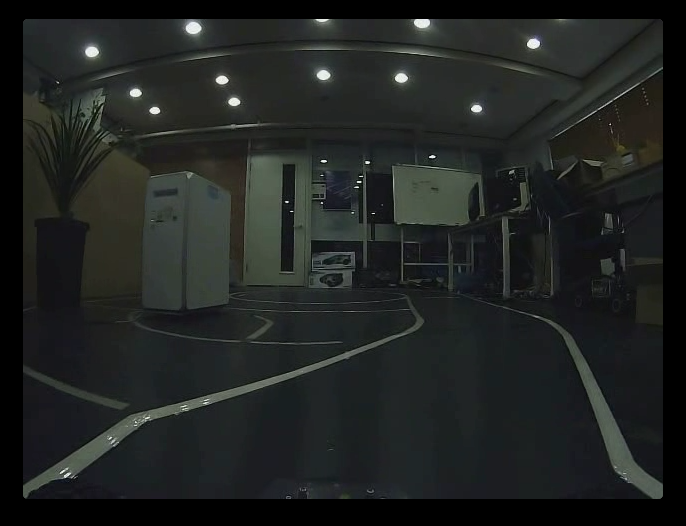
#> input picture src/study/ex_codes/opencv_ex/sample.png, 686 x 526 px
$ python nonzero.py
#> lines starting #> are read from the running program, lines starting #| are printed output that depends on the picture; after the words box and inside, x2 and y2 are one past the last pixel; in counts of white or black regions, pixels touching at a corner belong together
import cv2
import numpy as np

image = cv2.imread('sample.png')
#> image is the input picture: shape (526, 686, 3); mean B, G, R 34, 35.5, 32.5
hsv = cv2.cvtColor(image, cv2.COLOR_BGR2HSV)
#> hsv: shape (526, 686, 3); mean H, S, V 66.6, 32.7, 36.5

upper_white = np.array([255, 255, 255])
lower_white = np.array([0, 0, 70])

img = cv2.inRange(hsv, lower_white, upper_white)
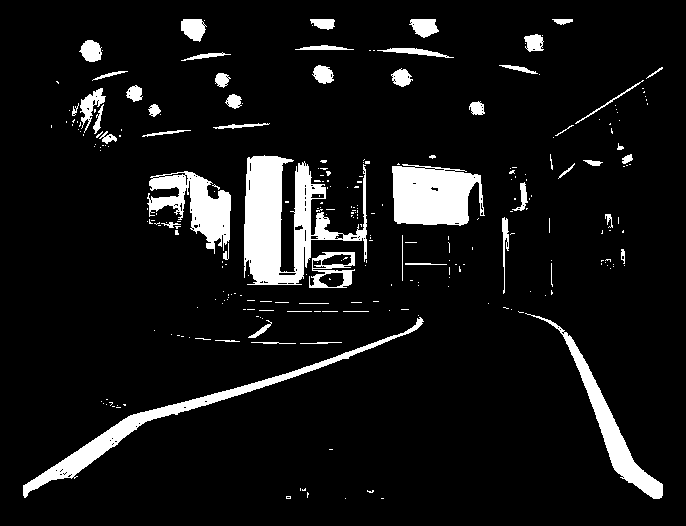
#> img: shape (526, 686); 8.3% white; 272 white regions (218 under 20 px), largest, box (x1, y1, x2, y2) and area: (244, 155, 367, 285) 7387, (392, 164, 485, 226) 4452, (23, 317, 424, 498) 4110

xx= 20
while True:
    area = img[430:450, xx:xx+15]
    if cv2.countNonZero(area) > 200:
        image = cv2.rectangle(image,(xx,430),(xx+15,450),(0,255,0),3)
    else:
	    image = cv2.rectangle(image,(xx,430),(xx+15,450),(255,0,0),3)
    xx = xx+20
    if xx > 640:
        break
#> this loop made 32 passes
#> pass 1, `image = cv2.rectangle(image,(xx,430),(xx+15,450),(255,0,0),3)`:
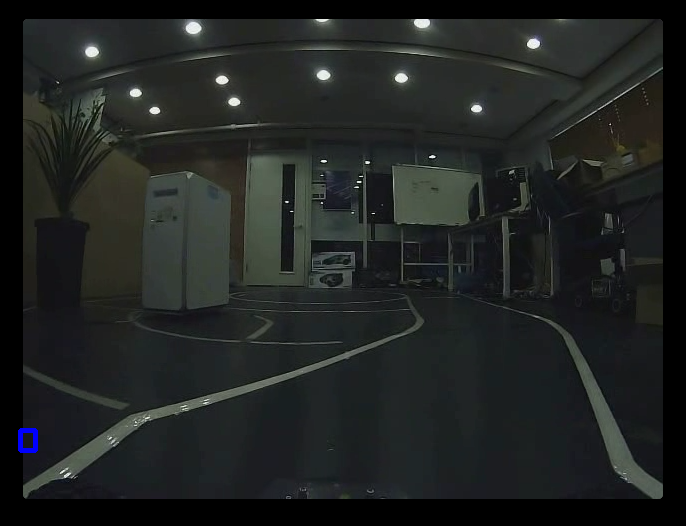
#> image: shape (526, 686, 3); 0.09% of pixels changed, all inside (x1, y1, x2, y2) = (18, 428, 38, 453)
#> pass 2, `image = cv2.rectangle(image,(xx,430),(xx+15,450),(255,0,0),3)`:
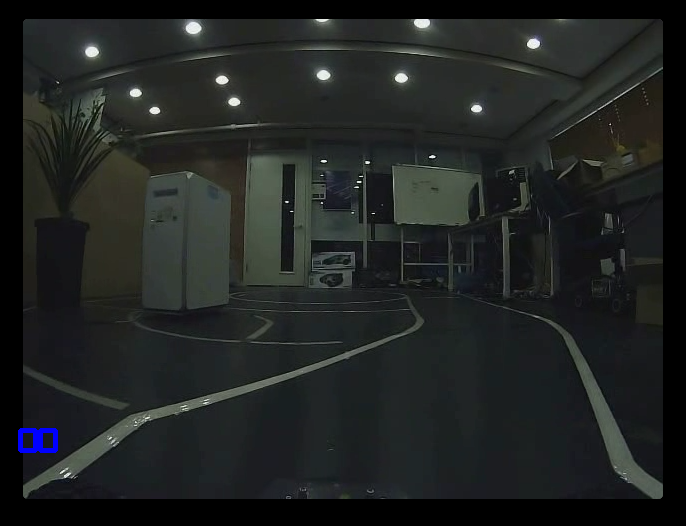
#> image: shape (526, 686, 3); 0.09% of pixels changed, all inside (x1, y1, x2, y2) = (38, 428, 58, 453)
#> pass 3, `image = cv2.rectangle(image,(xx,430),(xx+15,450),(255,0,0),3)`:
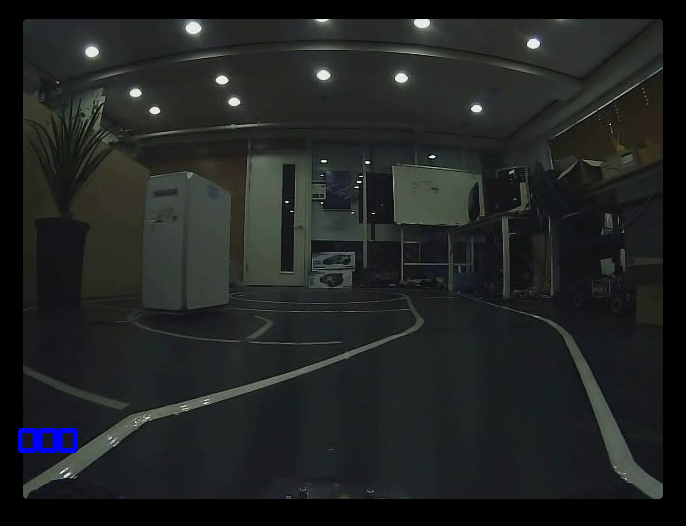
#> image: shape (526, 686, 3); 0.09% of pixels changed, all inside (x1, y1, x2, y2) = (58, 428, 78, 453)
#> after the loop:
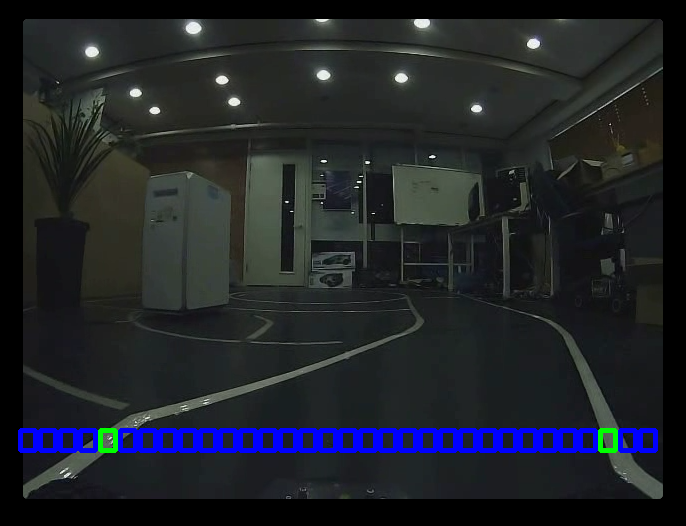
#> image: shape (526, 686, 3); 2.72% of pixels changed, all inside (x1, y1, x2, y2) = (78, 428, 658, 453)
#> after the loop, xx = 660

cv2.imshow('countNonZero', image)

cv2.waitKey(10000)
